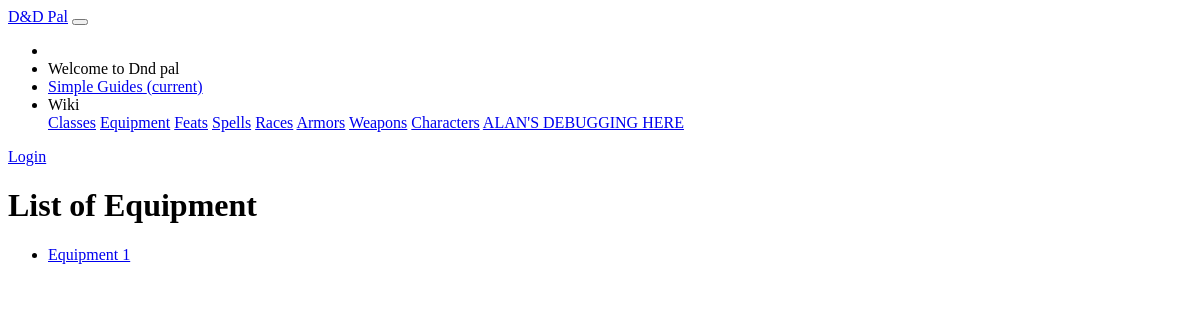
Before: /dndpal/equipment/ with the older database file.
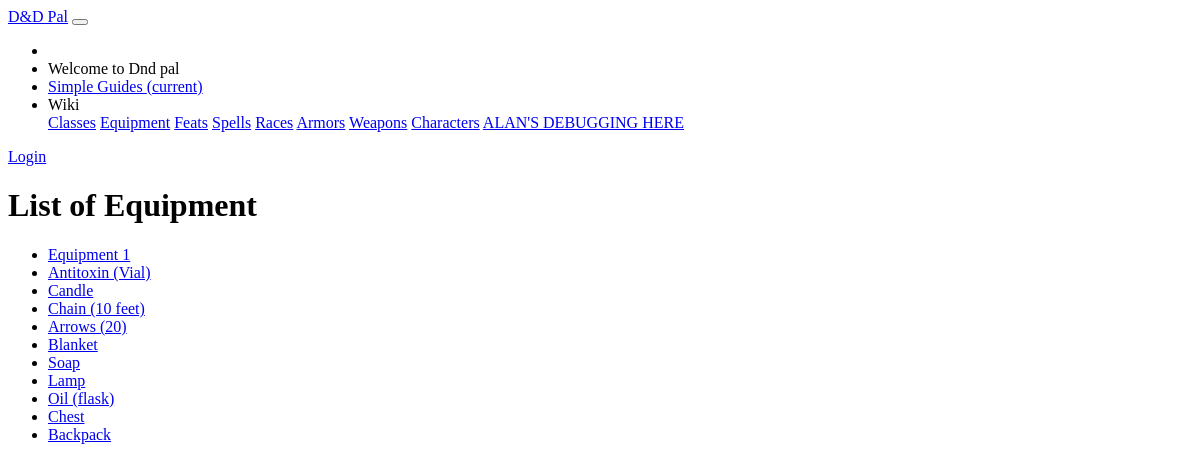
After: the same page with the newer database file.
### dndpal/models.py (models this page shows)
class Equipment(models.Model):
    name = models.CharField(default = '', primary_key = True, max_length = 100, help_text = "Enter the name of the equipment")
    gold = models.IntegerField(default=0, help_text="Enter the gold-price component for this equipment")
    silver = models.IntegerField(default=0, help_text="Enter the silver-price component for this equipment")
    copper = models.IntegerField(default=0, help_text="Enter the copper-price component for this equipment")
    weight = models.SmallIntegerField(default= 0, help_text="Enter the weight for this item in pounds.")
    descrtiption = models.CharField(default = '', max_length = 1000, help_text = "Enter a description of this item.")
    capacity = models.SmallIntegerField(default= 0, help_text = "Enter the amount of this item you have before any uses.")
    def get_absolute_url(self):
        return reverse('equipment-detail', args=[str(self.name)])

### dndpal/views.py (the view)
# urls.py: path('equipment/', views.EquipmentListView.as_view(), name='equipment'),
class EquipmentListView(generic.ListView):
    model = Equipment

### dndpal/templates/dndpal/equipment_list.html
{% extends "base_generic.html" %}
{% block content %}
<main role="main" class="container">
    <div class="container card p-5" style="margin-top:10px;">
        <h1>List of Equipment</h1>
        {% if equipment_list %}
        <ul>
            {% for equipment in equipment_list %}
            <li>
                <a href="{{ equipment.get_absolute_url }}">{{ equipment.name }}</a>
            </li>
            {% endfor %}
        </ul>
        {% else %}
        <p>There are no equipment in the wiki.</p>
        {% endif %}
    </div>
</main>
{% endblock %}

Changed rows visible on the page:
added Equipment: name "Antitoxin (Vial)"
added Equipment: name "Candle"
added Equipment: name "Chain (10 feet)"
added Equipment: name "Arrows (20)"
added Equipment: name "Blanket"
added Equipment: name "Soap"
added Equipment: name "Lamp"
added Equipment: name "Oil (flask)"
added Equipment: name "Chest"
added Equipment: name "Backpack"
